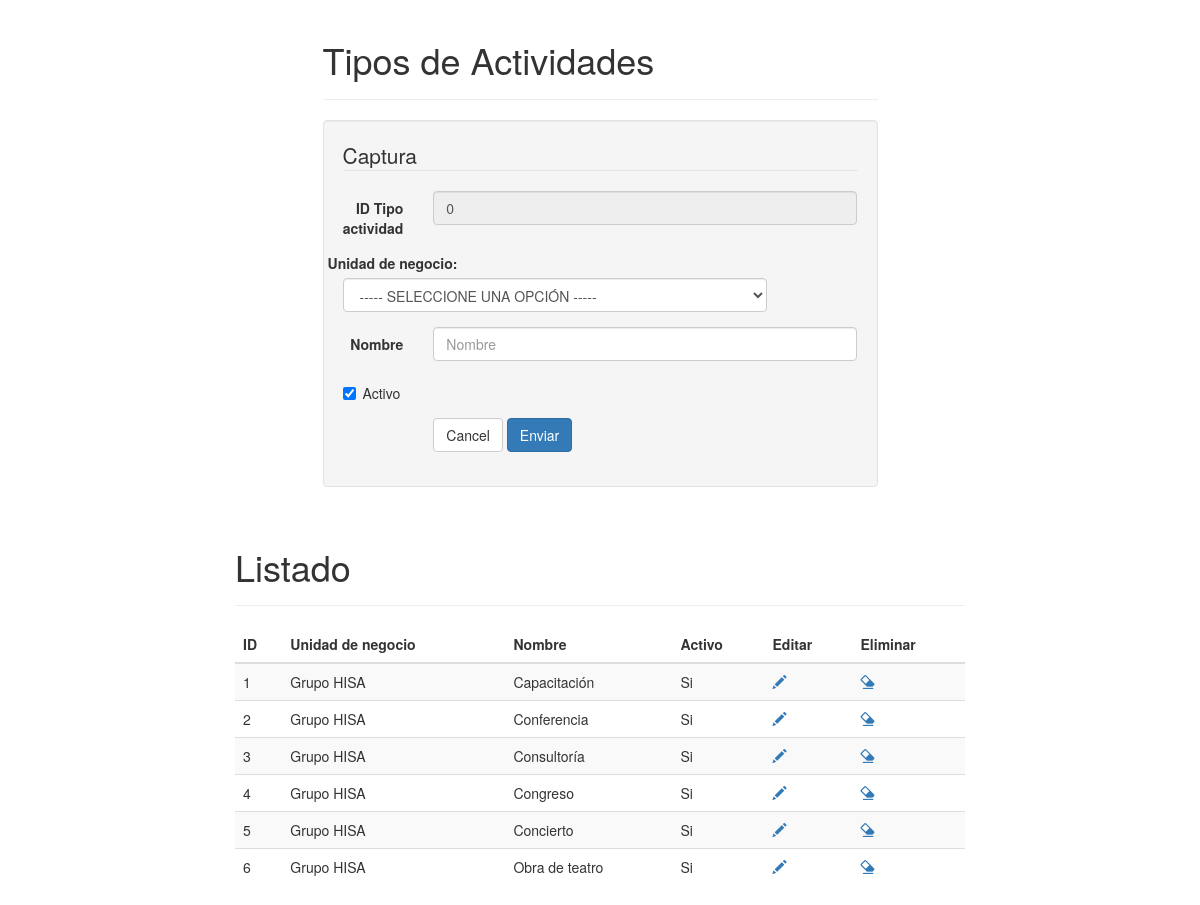
Before: /php/cat_tipo_actividad.php with the older database file.
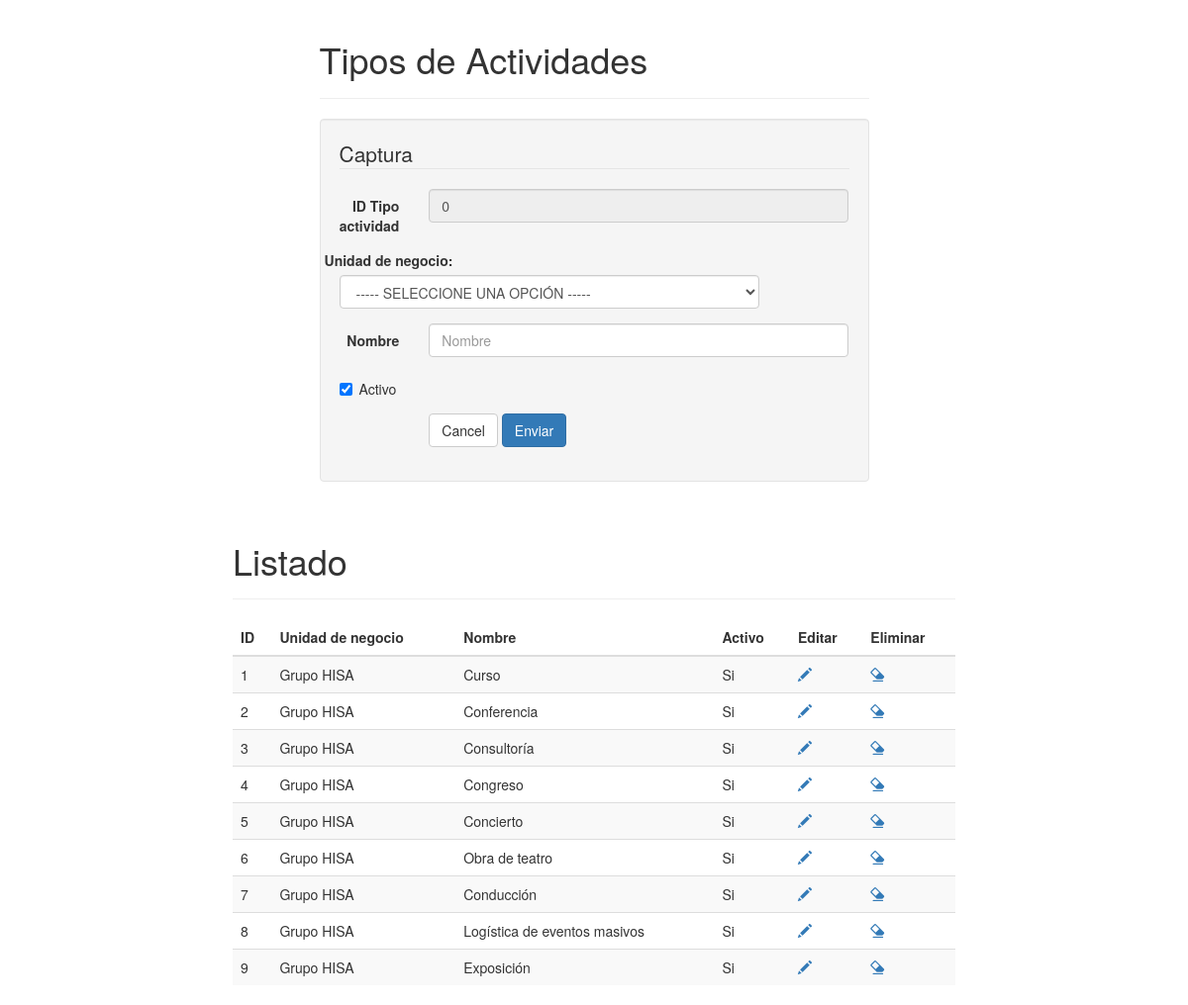
After: the same page with the newer database file.
### tables this page shows
CREATE TABLE IF NOT EXISTS `tipos_actividades` (
  `cve_tipo` int(11) NOT NULL,
  `cve_unidad_negocio` int(11) NOT NULL,
  `nombre` varchar(50) NOT NULL,
  `activo` bit(1) NOT NULL
);

CREATE TABLE IF NOT EXISTS `unidades_negocio` (
  `cve_unidad_negocio` int(11) NOT NULL,
  `nombre` varchar(50) NOT NULL,
  `activo` bit(1) NOT NULL
);

### php/class/UtilDB.php (called while the page is built, shortened)
<?php
class UtilDB {
    private static $servername = "mysql.hostinger.es";
    private static $username = "u798069583_ovc";
    private static $password = "9811977";
    private static $database = "u798069583_ovc";
    static function getConnection() {
        try {
            $cnxString = "mysql:host=" . UtilDB::$servername . ";dbname=" . UtilDB::$database;
            $params = array(PDO::MYSQL_ATTR_INIT_COMMAND => "SET NAMES utf8", PDO::ATTR_ERRMODE => PDO::ERRMODE_EXCEPTION, PDO::ATTR_CASE => PDO::CASE_LOWER);
            $cnx = new PDO($cnxString, UtilDB::$username, UtilDB::$password, $params);
        } catch (PDOException $e) {
            echo "Connection failed: " . $e->getMessage();
        }
        return $cnx;
    }
    static function ejecutaConsulta($sql) {
        $cnx = UtilDB::getConnection();
        $rst = $cnx->query($sql);
        return $rst;
    }
}

### php/cat_tipo_actividad.php (the view, shortened to what the changed rows need)
<?php
$sql = "SELECT ta.cve_tipo, un.cve_unidad_negocio, un.nombre as unidad_negocio, ta.nombre as actividad, ta.activo ";
$sql.= "FROM tipos_actividades ta ";
$sql.= "INNER JOIN unidades_negocio un on un.cve_unidad_negocio=ta.cve_unidad_negocio ";
$sql.= "ORDER BY ta.cve_tipo ";
$rst = UtilDB::ejecutaConsulta($sql);
?>
<!DOCTYPE html>
<html lang="es">
    <head>
        <link href="../twbs/bootstrap-3.3.5-dist/css/bootstrap.min.css" rel="stylesheet"/>
    </head>
    <body>
        <div class="container">
            <div class="row">
                <div class="col-md-6 col-md-offset-3">
                    <div class="page-header">
                        <h1 id="forms">Tipos de Actividades</h1>
                    </div>
                </div>
            </div>
                                            <?php
                                            $sql2 = "SELECT * FROM unidades_negocio WHERE activo=1 ORDER BY cve_unidad_negocio";
                                            $rst2 = UtilDB::ejecutaConsulta($sql2);
                                            ?>
            <?php if($rst->rowCount() > 0){?>
            <div class="col-md-8 col-md-offset-2">
                <div class="page-header">
                    <h1 id="tables">Listado</h1>
                </div>
                <div class="bs-component">
                    <table class="table table-striped table-hover ">
                        <thead>
                            <tr>
                                <th>ID</th>
                                <th>Unidad de negocio</th>
                                <th>Nombre</th>
                                <th>Activo</th>
                                <th>Editar</th>
                                <th>Eliminar</th>
                            </tr>
                        </thead>
                        <tbody>
                            <?php foreach ($rst as $row){?>
                            <tr>
                                <td><?php echo($row['cve_tipo']);?></td>
                                <td><?php echo($row['unidad_negocio']);?></td>
                                <td><?php echo($row['actividad']);?></td>
                                <td><?php echo($row['activo'] == 1 ? "Si":"No");?></td>
                                <td><a href="javascript:void(0);" onclick="editar(<?php echo($row['cve_tipo']);?>, <?php echo($row['cve_unidad_negocio']);?>);"><span class="glyphicon glyphicon-pencil"></span></a></td>
                                <td><a href="javascript:void(0);" onclick="if(confirm('¿Está realmente seguro de eliminar este registro?')){eliminar(<?php echo($row['cve_tipo']);?>, <?php echo($row['cve_unidad_negocio']);?>);}else{ return false;};"><span class="glyphicon glyphicon-erase"></span></a></td>
                            </tr>
                            <?php } $rst->closeCursor();?>
                        </tbody>
                    </table>
                </div>
            </div>
            <?php }?>
        </div>
    </body>
</html>

Changed rows visible on the page:
changed tipos_actividades id 1: nombre "Capacitación" → "Curso"
added tipos_actividades: cve_tipo "7", cve_unidad_negocio.nombre "Grupo HISA", nombre "Conducción", activo "Si"
added tipos_actividades: cve_tipo "8", cve_unidad_negocio.nombre "Grupo HISA", nombre "Logística de eventos masivos", activo "Si"
added tipos_actividades: cve_tipo "9", cve_unidad_negocio.nombre "Grupo HISA", nombre "Exposición", activo "Si"
